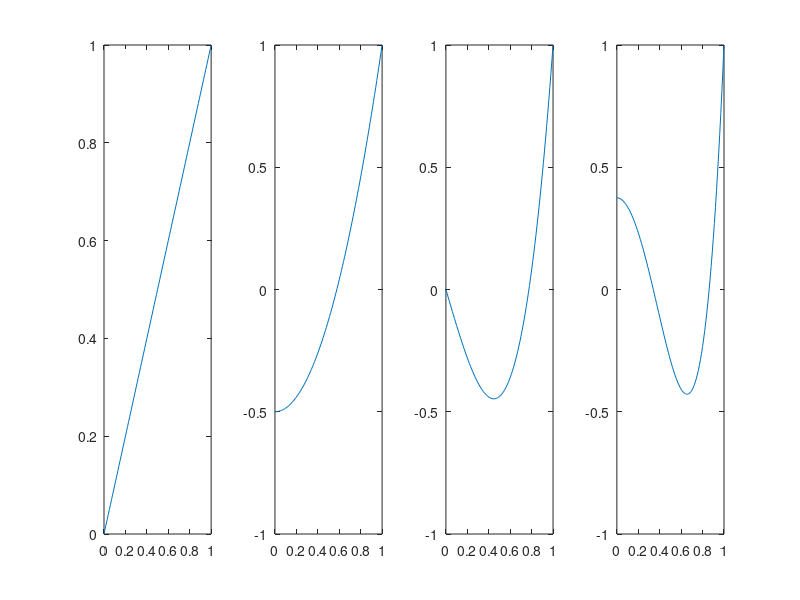

Source code (MATLAB):
eq1 = @(x) x;
eq2 = @(x) 3 / 2 .* x .^ 2 - 1 / 2;
eq3 = @(x) 5 / 2 .* x .^ 3 - 3 / 2 .* x;
eq4 = @(x) 35 / 8 .* x .^ 4 - 15 /4 .* x .^ 2 + 3 / 8;

x = 0:0.01:1;

subplot(1, 4, 1);
plot(x, eq1(x))

subplot(1, 4, 2);
plot(x, eq2(x))

subplot(1, 4, 3);
plot(x, eq3(x))

subplot(1, 4, 4);
plot(x, eq4(x))
